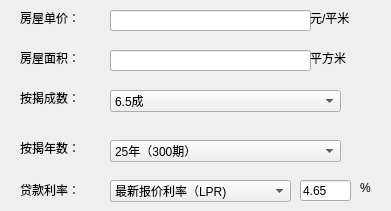
      <widget class="QWidget" name="page_3">
       <widget class="QLineEdit" name="lineEdit_2">
        <property name="geometry">
         <rect>
          <x>110</x>
          <y>10</y>
          <width>201</width>
          <height>21</height>
         </rect>
        </property>
       </widget>
       <widget class="QLineEdit" name="lineEdit_3">
        <property name="geometry">
         <rect>
          <x>110</x>
          <y>50</y>
          <width>201</width>
          <height>21</height>
         </rect>
        </property>
       </widget>
       <widget class="QComboBox" name="comboBox_4">
        <property name="geometry">
         <rect>
          <x>110</x>
          <y>140</y>
          <width>231</width>
          <height>22</height>
         </rect>
        </property>
        <item>
         <property name="text">
          <string>25年（300期）</string>
         </property>
        </item>
        <item>
         <property name="text">
          <string>24年（288期)</string>
         </property>
        </item>
        <item>
         <property name="text">
          <string>23年（276期）</string>
         </property>
        </item>
        <item>
         <property name="text">
          <string>22年（264期）</string>
         </property>
        </item>
        <item>
         <property name="text">
          <string>21年（252期）</string>
         </property>
        </item>
        <item>
         <property name="text">
          <string>20年（240期）</string>
         </property>
        </item>
        <item>
         <property name="text">
          <string>19年（228期）</string>
         </property>
        </item>
        <item>
         <property name="text">
          <string>18年（216期）</string>
         </property>
        </item>
        <item>
         <property name="text">
          <string>17年（204期）</string>
         </property>
        </item>
        <item>
         <property name="text">
          <string>16年（192期）</string>
         </property>
        </item>
        <item>
         <property name="text">
          <string>15年（180期）</string>
         </property>
        </item>
        <item>
         <property name="text">
          <string>14年（168期）</string>
         </property>
        </item>
        <item>
         <property name="text">
          <string>13年（156期)</string>
         </property>
        </item>
        <item>
         <property name="text">
          <string>12年（144期)</string>
         </property>
        </item>
        <item>
         <property name="text">
          <string>11年（132期）</string>
         </property>
        </item>
        <item>
         <property name="text">
          <string>10年（120期）</string>
         </property>
        </item>
        <item>
         <property name="text">
          <string>9年（108期）</string>
         </property>
        </item>
        <item>
         <property name="text">
          <string>8年（96期）</string>
         </property>
        </item>
        <item>
         <property name="text">
          <string>7年（84期）</string>
         </property>
        </item>
        <item>
         <property name="text">
          <string>6年（72期）</string>
         </property>
        </item>
        <item>
         <property name="text">
          <string>5年（60期）</string>
         </property>
        </item>
        <item>
         <property name="text">
          <string>4年（48期）</string>
         </property>
        </item>
        <item>
         <property name="text">
          <string>3年（36期）</string>
         </property>
        </item>
        <item>
         <property name="text">
          <string>2年（24期）</string>
         </property>
        </item>
        <item>
         <property name="text">
          <string>1年（12期）</string>
         </property>
        </item>
       </widget>
       <widget class="QLineEdit" name="lineEdit_4">
        <property name="geometry">
         <rect>
          <x>300</x>
          <y>180</y>
          <width>51</width>
          <height>21</height>
         </rect>
        </property>
        <property name="inputMask">
         <string/>
        </property>
        <property name="text">
         <string>4.65</string>
        </property>
        <property name="placeholderText">
         <string/>
        </property>
       </widget>
       <widget class="QLabel" name="label_4">
        <property name="geometry">
         <rect>
          <x>20</x>
          <y>10</y>
          <width>72</width>
          <height>15</height>
         </rect>
        </property>
        <property name="text">
         <string>房屋单价：</string>
        </property>
       </widget>
       <widget class="QLabel" name="label_5">
        <property name="geometry">
         <rect>
          <x>20</x>
          <y>50</y>
          <width>72</width>
          <height>15</height>
         </rect>
        </property>
        <property name="text">
         <string>房屋面积：</string>
        </property>
       </widget>
       <widget class="QLabel" name="label_6">
        <property name="geometry">
         <rect>
          <x>20</x>
          <y>90</y>
          <width>72</width>
          <height>15</height>
         </rect>
        </property>
        <property name="text">
         <string>按揭成数：</string>
        </property>
       </widget>
       <widget class="QLabel" name="label_7">
        <property name="geometry">
         <rect>
          <x>20</x>
          <y>140</y>
          <width>72</width>
          <height>15</height>
         </rect>
        </property>
        <property name="text">
         <string>按揭年数：</string>
        </property>
       </widget>
       <widget class="QLabel" name="label_8">
        <property name="geometry">
         <rect>
          <x>20</x>
          <y>180</y>
          <width>72</width>
          <height>20</height>
         </rect>
        </property>
        <property name="text">
         <string>贷款利率：</string>
        </property>
       </widget>
       <widget class="QComboBox" name="comboBox_10">
        <property name="geometry">
         <rect>
          <x>110</x>
          <y>90</y>
          <width>231</width>
          <height>22</height>
         </rect>
        </property>
        <property name="currentIndex">
         <number>3</number>
        </property>
        <item>
         <property name="text">
          <string>8成</string>
         </property>
        </item>
        <item>
         <property name="text">
          <string>7.5成</string>
         </property>
        </item>
        <item>
         <property name="text">
          <string>7成</string>
         </property>
        </item>
        <item>
         <property name="text">
          <string>6.5成</string>
         </property>
        </item>
        <item>
         <property name="text">
          <string>6成</string>
         </property>
        </item>
        <item>
         <property name="text">
          <string>5.5成</string>
         </property>
        </item>
        <item>
         <property name="text">
          <string>5成</string>
         </property>
        </item>
        <item>
         <property name="text">
          <string>4.5成</string>
         </property>
        </item>
        <item>
         <property name="text">
          <string>4成</string>
         </property>
        </item>
        <item>
         <property name="text">
          <string>3.5成</string>
         </property>
        </item>
        <item>
         <property name="text">
          <string>3成</string>
         </property>
        </item>
        <item>
         <property name="text">
          <string>2.5成</string>
         </property>
        </item>
        <item>
         <property name="text">
          <string>2成</string>
         </property>
        </item>
       </widget>
       <widget class="QComboBox" name="comboBox_3">
        <property name="geometry">
         <rect>
          <x>110</x>
          <y>180</y>
          <width>181</width>
          <height>22</height>
         </rect>
        </property>
        <property name="currentIndex">
         <number>0</number>
        </property>
        <item>
         <property name="text">
          <string>最新报价利率（LPR)</string>
         </property>
        </item>
        <item>
         <property name="text">
          <string>基准利率</string>
         </property>
        </item>
        <item>
         <property name="text">
          <string>基准利率下限（7折）</string>
         </property>
        </item>
        <item>
         <property name="text">
          <string>基准利率上限（1.1倍）</string>
         </property>
        </item>
        <item>
         <property name="text">
          <string>基准利率上限（1.05倍）</string>
         </property>
        </item>
        <item>
         <property name="text">
          <string>基准利率下限（85折）</string>
         </property>
        </item>
       </widget>
       <widget class="QLabel" name="label_25">
        <property name="geometry">
         <rect>
          <x>310</x>
          <y>10</y>
          <width>72</width>
          <height>15</height>
         </rect>
        </property>
        <property name="text">
         <string>元/平米</string>
        </property>
       </widget>
       <widget class="QLabel" name="label_26">
        <property name="geometry">
         <rect>
          <x>310</x>
          <y>50</y>
          <width>72</width>
          <height>15</height>
         </rect>
        </property>
        <property name="text">
         <string>平方米</string>
        </property>
       </widget>
       <widget class="QLabel" name="label_27">
        <property name="geometry">
         <rect>
          <x>360</x>
          <y>180</y>
          <width>16</width>
          <height>16</height>
         </rect>
        </property>
        <property name="text">
         <string>%</string>
        </property>
       </widget>
      </widget>
